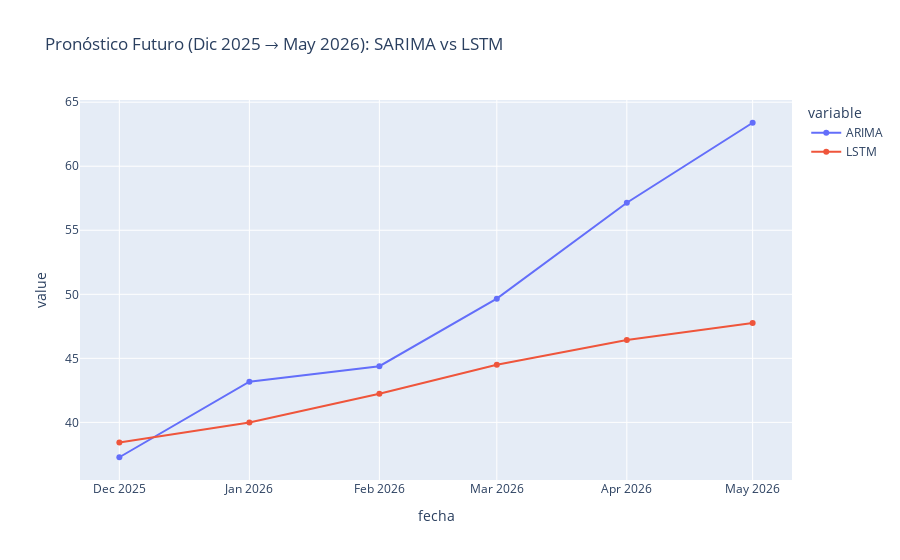

Write notebook code for a chart like this one.
### Code cell
# pronósticos con 6 meses de ambos modelos

future_steps = 6  # dic 2025 a mayo 2026

last_date = data.index[-1]  

future_dates = pd.date_range(
    start=last_date + pd.DateOffset(months=1),
    periods=future_steps,
    freq="MS"
)

#sarima
future_pred_sarima = sarima_fit.forecast(steps=future_steps)
future_pred_sarima = np.array(future_pred_sarima).flatten()

df_future_sarima = pd.DataFrame({
    "fecha": future_dates,
    "prediccion_SARIMA": future_pred_sarima
})

print("\n===== PRONÓSTICO FUTURO SARIMA =====")
display(df_future_sarima)

# lstm
future_lstm_input = serie_scaled[-ventana:].reshape(1, ventana, 1)
preds_lstm = []

for _ in range(future_steps):
    pred = model_lstm.predict(future_lstm_input)[0]
    preds_lstm.append(pred)
    future_lstm_input = np.append(future_lstm_input[:,1:,:], [[pred]], axis=1)

future_pred_lstm = scaler.inverse_transform(preds_lstm).flatten()

df_future_lstm = pd.DataFrame({
    "fecha": future_dates,
    "prediccion_LSTM": future_pred_lstm
})

print("\n===== PRONÓSTICO FUTURO LSTM =====")
display(df_future_lstm)

# gráfica de ambas
df_comparacion = pd.DataFrame({
    "fecha": future_dates,
    "ARIMA": future_pred_sarima,
    "LSTM": future_pred_lstm
})

fig = px.line(
    df_comparacion,
    x="fecha",
    y=["SARIMA", "LSTM"],
    title="Pronóstico Futuro (Dic 2025 → May 2026): SARIMA vs LSTM",
    markers=True
)

fig.show()

### Figure 1 — Plotly figure (JSON) as saved in the notebook; plotly's stock layout.template omitted (floating-point values rounded to 4 significant figures)
{"data": [{"hovertemplate": "variable=ARIMA<br>fecha=%{x}<br>value=%{y}<extra></extra>", "legendgroup": "ARIMA", "line": {"color": "#636efa", "dash": "solid"}, "marker": {"symbol": "circle"}, "mode": "lines+markers", "name": "ARIMA", "orientation": "v", "showlegend": true, "type": "scatter", "x": ["2025-12-01T00:00:00", "2026-01-01T00:00:00", "2026-02-01T00:00:00", "2026-03-01T00:00:00", "2026-04-01T00:00:00", "2026-05-01T00:00:00"], "xaxis": "x", "y": [37.28, 43.18, 44.39, 49.66, 57.15, 63.4], "yaxis": "y"}, {"hovertemplate": "variable=LSTM<br>fecha=%{x}<br>value=%{y}<extra></extra>", "legendgroup": "LSTM", "line": {"color": "#EF553B", "dash": "solid"}, "marker": {"symbol": "circle"}, "mode": "lines+markers", "name": "LSTM", "orientation": "v", "showlegend": true, "type": "scatter", "x": ["2025-12-01T00:00:00", "2026-01-01T00:00:00", "2026-02-01T00:00:00", "2026-03-01T00:00:00", "2026-04-01T00:00:00", "2026-05-01T00:00:00"], "xaxis": "x", "y": [38.43, 39.99, 42.23, 44.5, 46.44, 47.75], "yaxis": "y"}], "layout": {"legend": {"title": {"text": "variable"}, "tracegroupgap": 0}, "title": {"text": "Pronóstico Futuro (Dic 2025 → May 2026): SARIMA vs LSTM"}, "xaxis": {"anchor": "y", "domain": [0, 1], "title": {"text": "fecha"}}, "yaxis": {"anchor": "x", "domain": [0, 1], "title": {"text": "value"}}}}
